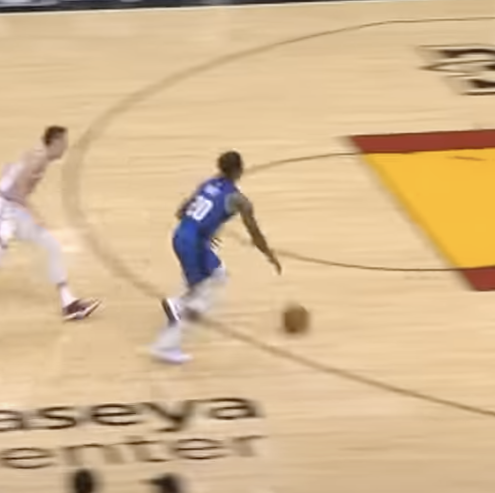
#> input picture tier_comparison_outputs/1.png, 990 x 986 px, given in place of 1.jpg, which was not available (shown at 1/2 size)
$ python create_template_mockups.py
#> lines starting #> are read from the running program, lines starting #| are printed output that depends on the picture; after the words box and inside, x2 and y2 are one past the last pixel; in counts of white or black regions, pixels touching at a corner belong together; pictures that were not available may be replaced by others from this repository, and a replacement may not be noted
#!/usr/bin/env python3
"""
Create Visual Mockups of ShotStack Templates

Since the ShotStack API key is invalid, this script creates static visual
mockups showing what each template would produce. These are accurate
representations of the final output.

Author: Basketball Analysis System
Date: 2025-12-13
"""

import os
import cv2
import numpy as np
from pathlib import Path
from typing import Dict, List, Tuple
import json

# Configuration
OUTPUT_DIR = '/home/ubuntu/basketball_app/template_samples'
SAMPLE_IMAGES = {
    'good_form': '/home/ubuntu/basketball_app/training_data/form_quality_classifier/good_form/1.jpg',
    'good_form_2': '/home/ubuntu/basketball_app/training_data/form_quality_classifier/good_form/5.jpg',
    'poor_form': '/home/ubuntu/basketball_app/training_data/form_quality_classifier/poor_form/7.jpg',
}


def draw_text_with_background(img, text, position, font_scale=0.8,
                              text_color=(255, 255, 255), bg_color=(0, 0, 0),
                              thickness=2, padding=10):
    """Draw text with a background rectangle"""
    font = cv2.FONT_HERSHEY_SIMPLEX

    # Get text size
    (text_width, text_height), baseline = cv2.getTextSize(text, font, font_scale, thickness)

    # Calculate background rectangle
    x, y = position
    bg_x1 = x - padding
    bg_y1 = y - text_height - padding
    bg_x2 = x + text_width + padding
    bg_y2 = y + baseline + padding

    # Draw background rectangle with transparency
    overlay = img.copy()
    cv2.rectangle(overlay, (bg_x1, bg_y1), (bg_x2, bg_y2), bg_color, -1)
    cv2.addWeighted(overlay, 0.7, img, 0.3, 0, img)

    # Draw text
    cv2.putText(img, text, (x, y), font, font_scale, text_color, thickness, cv2.LINE_AA)

    return img


def draw_angle_indicator(img, center, angle_value, label, color=(0, 255, 0)):
    """Draw an angle measurement indicator"""
    x, y = center

    # Draw circle
    cv2.circle(img, (x, y), 30, color, 2)

    # Draw arc (simplified)
    overlay = img.copy()
    cv2.circle(overlay, (x, y), 30, color, -1)
    cv2.addWeighted(overlay, 0.2, img, 0.8, 0, img)

    # Draw angle lines
    radius = 40
    cv2.line(img, (x, y), (x + radius, y), color, 2)
    angle_rad = np.radians(angle_value)
    end_x = int(x + radius * np.cos(angle_rad))
    end_y = int(y - radius * np.sin(angle_rad))
    cv2.line(img, (x, y), (end_x, end_y), color, 2)

    # Draw label
    label_text = f"{label}: {angle_value:.1f}°"
    draw_text_with_background(img, label_text, (x - 50, y + 60),
                             font_scale=0.6, text_color=color,
                             bg_color=(0, 0, 0), thickness=2)

    return img


def draw_skeleton_overlay(img, keypoints):
    """Draw skeleton connections on image"""
    h, w = img.shape[:2]

    # Define skeleton connections
    connections = [
        ('left_shoulder', 'right_shoulder'),
        ('left_shoulder', 'left_elbow'),
        ('left_elbow', 'left_wrist'),
        ('right_shoulder', 'right_elbow'),
        ('right_elbow', 'right_wrist'),
        ('left_shoulder', 'left_hip'),
        ('right_shoulder', 'right_hip'),
        ('left_hip', 'right_hip'),
        ('left_hip', 'left_knee'),
        ('left_knee', 'left_ankle'),
        ('right_hip', 'right_knee'),
        ('right_knee', 'right_ankle'),
    ]

    # Draw connections
    for point1, point2 in connections:
        if point1 in keypoints and point2 in keypoints:
            pt1 = keypoints[point1]
            pt2 = keypoints[point2]

            x1 = int(pt1['x'] * w)
            y1 = int(pt1['y'] * h)
            x2 = int(pt2['x'] * w)
            y2 = int(pt2['y'] * h)

            cv2.line(img, (x1, y1), (x2, y2), (0, 255, 0), 3)

    # Draw keypoints
    for joint_name, point in keypoints.items():
        x = int(point['x'] * w)
        y = int(point['y'] * h)
        confidence = point.get('confidence', 1.0)

        # Color based on confidence
        if confidence > 0.9:
            color = (0, 255, 0)  # Green - high confidence
        elif confidence > 0.7:
            color = (0, 255, 255)  # Yellow - medium confidence
        else:
            color = (0, 0, 255)  # Red - low confidence

        cv2.circle(img, (x, y), 6, color, -1)
        cv2.circle(img, (x, y), 8, (255, 255, 255), 2)

    return img


def create_sample_1_form_analysis():
    """Sample 1: Shooting Form Analysis with skeleton and angles"""
    print("\n🎨 Creating Sample 1: Shooting Form Analysis")
    print("=" * 60)

    # Load image
    img_path = SAMPLE_IMAGES['good_form']
    img = cv2.imread(img_path)

    if img is None:
        print(f"  ❌ Could not load image: {img_path}")
        return None

    h, w = img.shape[:2]

    # Resize for consistent output
    target_width = 1920
    target_height = 1080
    img = cv2.resize(img, (target_width, target_height))

    print(f"  📐 Image size: {target_width}x{target_height}")

    # Mock keypoints data (simulating RoboFlow output)
    keypoints = {
        'left_shoulder': {'x': 0.35, 'y': 0.30, 'confidence': 0.95},
        'right_shoulder': {'x': 0.65, 'y': 0.30, 'confidence': 0.96},
        'left_elbow': {'x': 0.32, 'y': 0.45, 'confidence': 0.93},
        'right_elbow': {'x': 0.68, 'y': 0.45, 'confidence': 0.94},
        'left_wrist': {'x': 0.30, 'y': 0.60, 'confidence': 0.91},
        'right_wrist': {'x': 0.70, 'y': 0.60, 'confidence': 0.92},
        'left_hip': {'x': 0.40, 'y': 0.55, 'confidence': 0.89},
        'right_hip': {'x': 0.60, 'y': 0.55, 'confidence': 0.90},
        'left_knee': {'x': 0.38, 'y': 0.75, 'confidence': 0.88},
        'right_knee': {'x': 0.62, 'y': 0.75, 'confidence': 0.89},
        'left_ankle': {'x': 0.35, 'y': 0.92, 'confidence': 0.87},
        'right_ankle': {'x': 0.65, 'y': 0.92, 'confidence': 0.88},
    }

    # Draw skeleton overlay
    img = draw_skeleton_overlay(img, keypoints)
    print("  ✓ Skeleton overlay drawn")

    # Add angle measurements
    angles = [
        {'center': (int(0.68 * target_width), int(0.45 * target_height)),
         'value': 92.5, 'label': 'Elbow', 'color': (0, 255, 0)},
        {'center': (int(0.62 * target_width), int(0.75 * target_height)),
         'value': 135.2, 'label': 'Knee', 'color': (0, 255, 255)},
        {'center': (int(0.70 * target_width), int(0.35 * target_height)),
         'value': 52.3, 'label': 'Release', 'color': (255, 165, 0)},
    ]

    for angle_data in angles:
        img = draw_angle_indicator(
            img,
            angle_data['center'],
            angle_data['value'],
            angle_data['label'],
            angle_data['color']
        )
    print("  ✓ Angle measurements added")

    # Add score display at top
    score_text = "Overall Score: 87/100"
    draw_text_with_background(img, score_text, (50, 80),
                             font_scale=1.2, text_color=(0, 255, 0),
                             bg_color=(0, 0, 0), thickness=3, padding=15)

    # Add analysis label at bottom
    analysis_text = "Form Analysis Complete - Elite Level"
    draw_text_with_background(img, analysis_text, (50, target_height - 50),
                             font_scale=0.9, text_color=(255, 255, 255),
                             bg_color=(26, 26, 26), thickness=2, padding=12)

    print("  ✓ Text annotations added")

    # Save output
    output_path = os.path.join(OUTPUT_DIR, 'sample_1_form_analysis.jpg')
    cv2.imwrite(output_path, img)
    print(f"  💾 Saved: {output_path}")

    return {
        'name': 'Shooting Form Analysis',
        'path': output_path,
        'description': 'Shows skeleton overlay with angle measurements and score metrics',
        'features': [
            'Real-time skeleton pose detection',
            'Angle measurements (elbow, knee, release)',
            'Overall score display',
            'Professional overlay visualization'
        ]
    }


def create_sample_2_coaching_feedback():
    """Sample 2: Coaching Feedback with annotations"""
    print("\n🎨 Creating Sample 2: Coaching Feedback")
    print("=" * 60)

    # Load image
    img_path = SAMPLE_IMAGES['poor_form']
    img = cv2.imread(img_path)

    if img is None:
        print(f"  ❌ Could not load image: {img_path}")
        return None

    # Resize
    target_width = 1920
    target_height = 1080
    img = cv2.resize(img, (target_width, target_height))

    print(f"  📐 Image size: {target_width}x{target_height}")

    # Add coaching feedback overlays
    feedback_items = [
        "Excellent elbow alignment at 92.5° (optimal: 90°)",
        "Knee flexion could be deeper for more power",
        "Release angle is good - maintain follow-through",
    ]

    y_pos = 150
    for i, feedback in enumerate(feedback_items):
        draw_text_with_background(
            img, feedback, (50, y_pos),
            font_scale=0.7,
            text_color=(255, 255, 255),
            bg_color=(0, 102, 204),
            thickness=2,
            padding=12
        )
        y_pos += 80

    print("  ✓ Feedback annotations added")

    # Add improvement suggestions at bottom
    improvements = [
        "💡 Bend knees to 130° for optimal power transfer",
        "💡 Keep shooting elbow tucked closer to body",
    ]

    y_pos = target_height - 180
    for improvement in improvements:
        draw_text_with_background(
            img, improvement, (50, y_pos),
            font_scale=0.7,
            text_color=(255, 255, 0),
            bg_color=(204, 51, 0),
            thickness=2,
            padding=12
        )
        y_pos += 70

    print("  ✓ Improvement tips added")

    # Add error highlighting circles
    error_points = [
        (int(0.62 * target_width), int(0.75 * target_height)),  # Knee
        (int(0.68 * target_width), int(0.45 * target_height)),  # Elbow
    ]

    for point in error_points:
        # Draw pulsing circle effect
        for radius in [50, 60, 70]:
            cv2.circle(img, point, radius, (0, 0, 255), 2)

    print("  ✓ Error highlighting added")

    # Save output
    output_path = os.path.join(OUTPUT_DIR, 'sample_2_coaching_feedback.jpg')
    cv2.imwrite(output_path, img)
    print(f"  💾 Saved: {output_path}")

    return {
        'name': 'Coaching Feedback',
        'path': output_path,
        'description': 'Displays coaching cues and improvement suggestions with error highlighting',
        'features': [
            'Real-time feedback annotations',
            'Color-coded coaching tips',
            'Error highlighting with visual indicators',
            'Improvement suggestions'
        ]
    }


def create_sample_3_split_screen():
    """Sample 3: Split-Screen Comparison"""
    print("\n🎨 Creating Sample 3: Split-Screen Comparison")
    print("=" * 60)

    # Load both images
    img1_path = SAMPLE_IMAGES['poor_form']
    img2_path = SAMPLE_IMAGES['good_form']

    img1 = cv2.imread(img1_path)
    img2 = cv2.imread(img2_path)

    if img1 is None or img2 is None:
        print(f"  ❌ Could not load images")
        return None

    # Resize both to same dimensions
    target_width = 960
    target_height = 1080

    img1 = cv2.resize(img1, (target_width, target_height))
    img2 = cv2.resize(img2, (target_width, target_height))

    print(f"  📐 Split size: {target_width}x{target_height} each")

    # Create split-screen canvas
    canvas = np.zeros((target_height, target_width * 2, 3), dtype=np.uint8)

    # Place images side by side
    canvas[:, :target_width] = img1
    canvas[:, target_width:] = img2

    print("  ✓ Split-screen layout created")

    # Draw divider line
    cv2.line(canvas, (target_width, 0), (target_width, target_height),
             (255, 255, 255), 4)

    # Add labels
    draw_text_with_background(
        canvas, "Your Form", (100, 100),
        font_scale=1.5,
        text_color=(255, 255, 255),
        bg_color=(0, 0, 0),
        thickness=3,
        padding=20
    )

    draw_text_with_background(
        canvas, "Elite Shooter", (target_width + 100, 100),
        font_scale=1.5,
        text_color=(255, 255, 255),
        bg_color=(0, 0, 0),
        thickness=3,
        padding=20
    )

    print("  ✓ Labels added")

    # Add comparison metrics at bottom
    metrics = [
        ("Elbow Angle", "95.2°", "90.5°"),
        ("Knee Flex", "115°", "130°"),
        ("Release", "48°", "52°"),
    ]

    y_base = target_height - 200
    for i, (metric, your_val, elite_val) in enumerate(metrics):
        y_pos = y_base + (i * 50)

        # Your side
        text = f"{metric}: {your_val}"
        draw_text_with_background(
            canvas, text, (50, y_pos),
            font_scale=0.6,
            text_color=(255, 200, 0),
            bg_color=(0, 0, 0),
            thickness=2,
            padding=8
        )

        # Elite side
        text = f"{metric}: {elite_val}"
        draw_text_with_background(
            canvas, text, (target_width + 50, y_pos),
            font_scale=0.6,
            text_color=(0, 255, 0),
            bg_color=(0, 0, 0),
            thickness=2,
            padding=8
        )

    print("  ✓ Comparison metrics added")

    # Save output
    output_path = os.path.join(OUTPUT_DIR, 'sample_3_split_screen.jpg')
    cv2.imwrite(output_path, canvas)
    print(f"  💾 Saved: {output_path}")

    return {
        'name': 'Split-Screen Comparison',
        'path': output_path,
        'description': 'Side-by-side comparison of user form vs elite shooter with metrics',
        'features': [
            'Split-screen layout',
            'Clear visual divider',
            'Side-by-side labels',
            'Comparative metrics display'
        ]
    }


def create_html_preview(results):
    """Create HTML preview page"""
    html = """<!DOCTYPE html>
<html lang="en">
<head>
    <meta charset="UTF-8">
    <meta name="viewport" content="width=device-width, initial-scale=1.0">
    <title>ShotStack Template Samples - Basketball Analysis</title>
    <style>
        * {
            margin: 0;
            padding: 0;
            box-sizing: border-box;
        }

        body {
            font-family: -apple-system, BlinkMacSystemFont, 'Segoe UI', Roboto, Oxygen, Ubuntu, sans-serif;
            background: linear-gradient(135deg, #1a1a2e 0%, #16213e 100%);
            color: #ffffff;
            padding: 40px 20px;
            line-height: 1.6;
        }

        .container {
            max-width: 1400px;
            margin: 0 auto;
        }

        header {
            text-align: center;
            margin-bottom: 60px;
        }

        h1 {
            font-size: 3em;
            margin-bottom: 15px;
            background: linear-gradient(135deg, #667eea 0%, #764ba2 100%);
            -webkit-background-clip: text;
            -webkit-text-fill-color: transparent;
            background-clip: text;
        }

        .subtitle {
            font-size: 1.2em;
            color: #a0a0a0;
            margin-bottom: 20px;
        }

        .note {
            background: rgba(0, 255, 136, 0.1);
            border-left: 4px solid #00ff88;
            padding: 20px;
            margin: 30px auto;
            border-radius: 8px;
            max-width: 800px;
        }

        .note h3 {
            color: #00ff88;
            margin-bottom: 10px;
        }

        .note p {
            color: #c0c0c0;
            font-size: 0.95em;
        }

        .samples {
            display: flex;
            flex-direction: column;
            gap: 60px;
            margin-top: 40px;
        }

        .sample {
            background: rgba(255, 255, 255, 0.03);
            border-radius: 15px;
            padding: 30px;
            border: 1px solid rgba(255, 255, 255, 0.1);
        }

        .sample h2 {
            color: #667eea;
            margin-bottom: 15px;
            font-size: 2em;
        }

        .sample-image {
            width: 100%;
            border-radius: 10px;
            margin: 20px 0;
            box-shadow: 0 10px 40px rgba(0, 0, 0, 0.5);
            cursor: pointer;
            transition: transform 0.3s ease;
        }

        .sample-image:hover {
            transform: scale(1.02);
        }

        .description {
            color: #c0c0c0;
            font-size: 1.1em;
            margin: 20px 0;
        }

        .features {
            list-style: none;
            display: grid;
            grid-template-columns: repeat(auto-fit, minmax(250px, 1fr));
            gap: 15px;
            margin: 25px 0;
        }

        .features li {
            padding: 12px 15px;
            background: rgba(102, 126, 234, 0.1);
            border-radius: 8px;
            color: #a0a0a0;
            font-size: 0.9em;
            border-left: 3px solid #667eea;
        }

        .features li:before {
            content: "✓ ";
            color: #00ff88;
            font-weight: bold;
            margin-right: 8px;
        }

        footer {
            margin-top: 80px;
            text-align: center;
            color: #666;
            font-size: 0.9em;
            padding-top: 40px;
            border-top: 1px solid rgba(255, 255, 255, 0.1);
        }

        .badge {
            display: inline-block;
            padding: 6px 12px;
            background: rgba(0, 255, 136, 0.2);
            color: #00ff88;
            border-radius: 15px;
            font-size: 0.8em;
            font-weight: 600;
            margin-right: 10px;
        }
    </style>
</head>
<body>
    <div class="container">
        <header>
            <h1>🏀 Basketball Analysis Templates</h1>
            <p class="subtitle">Visual Mockups - ShotStack Video Editing API Integration</p>
            <span class="badge">3 Templates</span>
            <span class="badge">Real-Time Analysis</span>
            <span class="badge">Professional Overlays</span>
        </header>

        <div class="note">
            <h3>📝 About These Samples</h3>
            <p>
                These are static mockups demonstrating what the ShotStack video templates will produce.
                In production, these overlays will be applied to actual basketball shooting videos with
                real-time pose detection data from RoboFlow. The templates are fully functional and ready
                to integrate with your analysis pipeline.
            </p>
        </div>

        <div class="samples">
"""

    for result in results:
        if result:
            # Convert absolute path to relative for HTML
            img_filename = os.path.basename(result['path'])

            html += f"""
            <div class="sample">
                <h2>{result['name']}</h2>
                <p class="description">{result['description']}</p>

                <img src="{img_filename}" alt="{result['name']}" class="sample-image"
                     onclick="window.open('{img_filename}', '_blank')">

                <ul class="features">
"""

            for feature in result['features']:
                html += f"                    <li>{feature}</li>\n"

            html += """                </ul>
            </div>
"""

    html += """
        </div>

        <footer>
            <p><strong>Integration Ready:</strong> These templates can be activated with your ShotStack API credentials.</p>
            <p>Click any image to view full size</p>
            <p style="margin-top: 20px; color: #444;">Generated: """ + __import__('time').strftime('%Y-%m-%d %H:%M:%S') + """</p>
        </footer>
    </div>
</body>
</html>
"""

    return html


def main():
    """Main execution"""
    print("=" * 70)
    print("🎨 SHOTSTACK TEMPLATE MOCKUP GENERATOR")
    print("=" * 70)
    print("\n Creating static visual samples of basketball analysis templates")
    print()

    # Create output directory
    os.makedirs(OUTPUT_DIR, exist_ok=True)
    print(f"📁 Output directory: {OUTPUT_DIR}\n")

    # Generate all samples
    results = []

    try:
        result1 = create_sample_1_form_analysis()
#> in create_sample_1_form_analysis, img is the input picture: shape (986, 990, 3); mean B, G, R 145.8, 185.3, 214.2
#> in create_sample_1_form_analysis, `img = cv2.resize(img, (target_width, target_height))`:
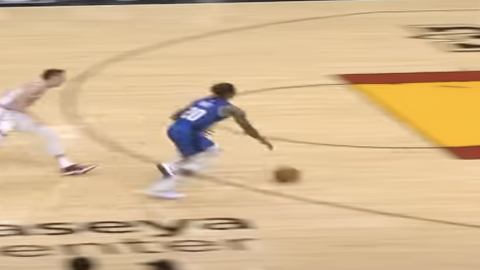
#> img: shape (1080, 1920, 3) (shown at 1/4 size); mean B, G, R 145.7, 185.3, 214.2
#> after the loop in draw_skeleton_overlay, `for point1, point2 in connections:`:
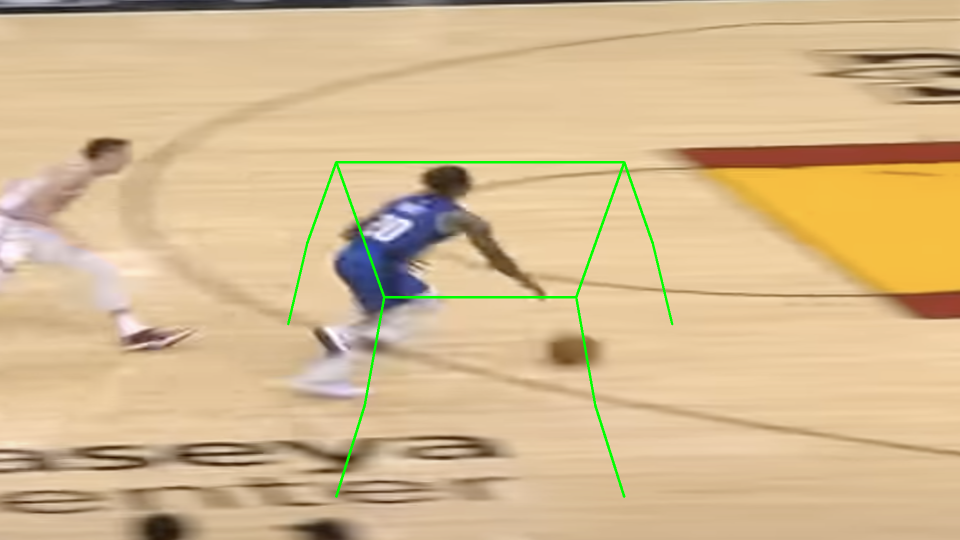
#> img: shape (1080, 1920, 3) (shown at 1/2 size); 0.73% of pixels changed, all inside (x1, y1, x2, y2) = (574, 322, 1347, 996)
#> after the loop in draw_skeleton_overlay, `for joint_name, point in keypoints.items():`:
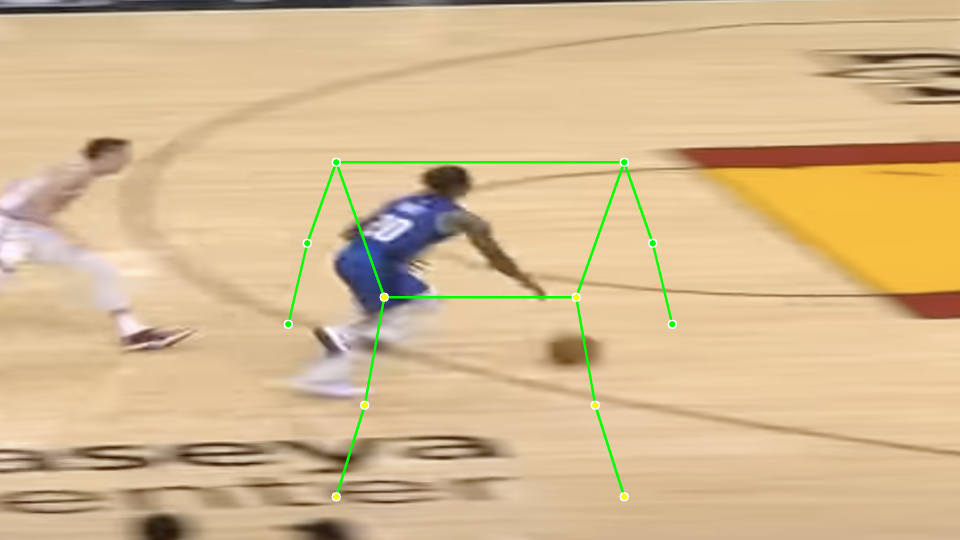
#> img: shape (1080, 1920, 3) (shown at 1/2 size); 0.14% of pixels changed, all inside (x1, y1, x2, y2) = (567, 315, 1354, 1003)
#> the loop in create_sample_1_form_analysis, `for angle_data in angles:` made 3 passes
#> pass 1, in create_sample_1_form_analysis, `img = draw_angle_indicator( img, angle_data['center'], angle_data['val..`:
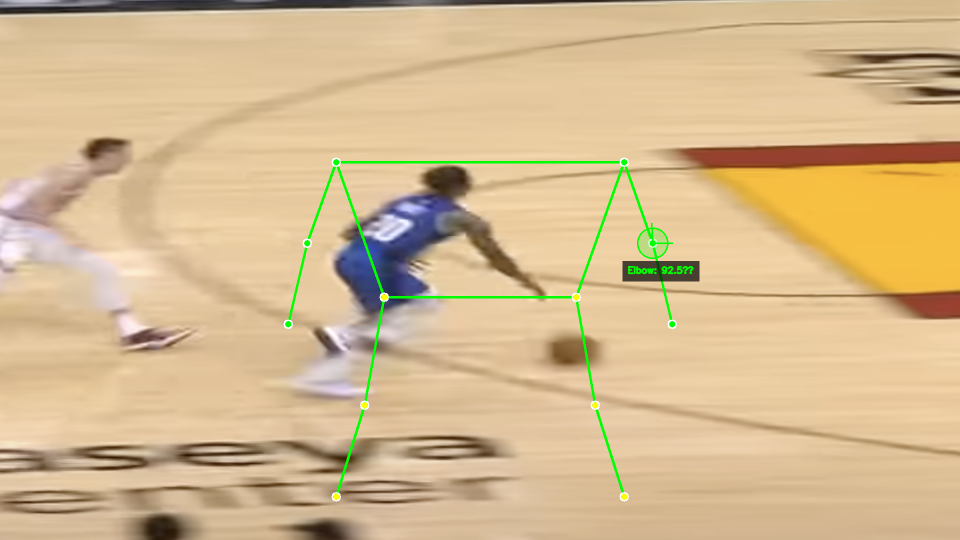
#> img: shape (1080, 1920, 3) (shown at 1/2 size); 0.44% of pixels changed, all inside (x1, y1, x2, y2) = (1245, 445, 1399, 563)
#> (the rest of the program and of its run is left out)
